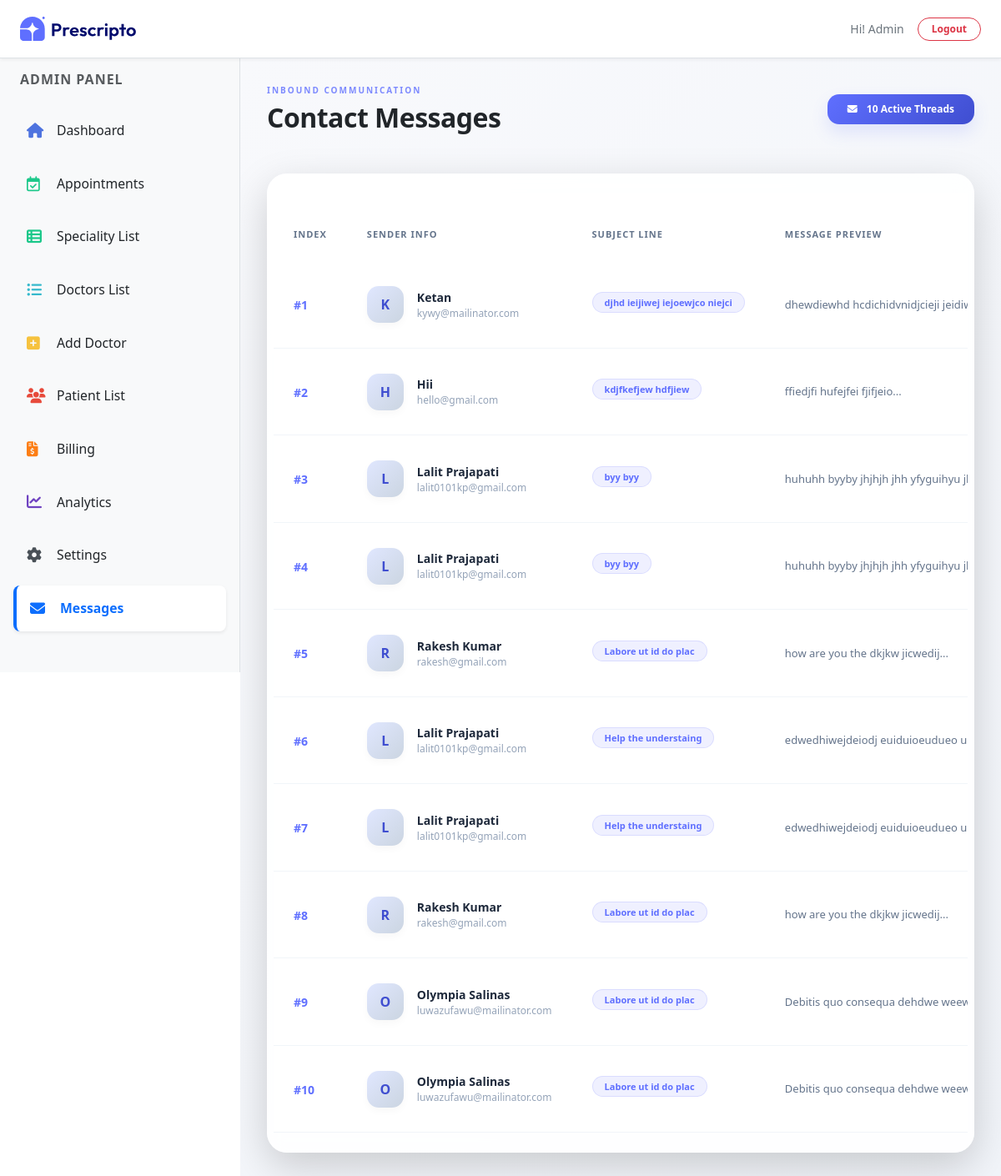
Page /dash_admin/messages_contact/ (signed in) on the committed database.
### appointment/models.py (models this page shows, shortened)
class Contact(models.Model):
    name = models.CharField(max_length=50)
    email = models.EmailField()
    subject = models.CharField(max_length=300)
    message = models.TextField()
    created_at = models.DateTimeField(auto_now_add=True, null=True, blank=True)

### appointment/views.py (the view)
# urls.py: path('dash_admin/messages_contact/', views.messages_contact, name='messages_contact'),
@login_required(login_url='/dash_login')
@staff_member_required
def messages_contact(request):
    contacts = Contact.objects.all().order_by('-id')
    context = {
        'contacts': contacts,
        'action': 'messages_contact',
        'role': 'admin',
    }
    return render(request, "dashboard/messages.html", context)

### templates/dashboard/messages.html (shortened to what this page needs)
{% extends "dashboard/layout.html" %}
{% load static %}
{% block contant %}
<div style="width: 100%; margin-top: 70px; margin-left: 18rem; min-height: 100vh; background: linear-gradient(135deg, #f8f9fc 0%, #f1f4f9 100%); padding: 2rem; transition: all 0.3s ease; overflow-x: hidden;">
    <div class="d-flex justify-content-between align-items-center mb-5" style="animation: slideDown 0.8s cubic-bezier(0.4, 0, 0.2, 1);">
        <div>
            <h6 style="color: #5f6fff; font-weight: 800; text-transform: uppercase; font-size: 10px; letter-spacing: 2px; margin-bottom: 0.5rem; opacity: 0.8;">Inbound Communication</h6>
            <h2 class="fw-bold text-dark m-0" style="letter-spacing: -0.5px;">Contact Messages</h2>
        </div>
        <div>
            <span class="badge" style="background: linear-gradient(135deg, #5f6fff, #3f4ed0); color: white; padding: 0.75rem 1.5rem; border-radius: 14px; font-weight: 600; box-shadow: 0 10px 20px rgba(95, 111, 255, 0.15);">
                <i class="fa-solid fa-envelope me-2"></i> {{ contacts|length|default:"0" }} Active Threads
            </span>
        </div>
    </div>
    <div class="card border-0 shadow-lg" style="background: rgba(255, 255, 255, 0.9); backdrop-filter: blur(10px); border-radius: 24px; overflow: hidden; animation: fadeInUp 0.9s ease-out; border: 1px solid rgba(255,255,255,0.8);">
        <div class="card-body px-2 py-4">
            {% if contacts %}
            <div class="table-responsive">
                <table class="table align-middle m-0" style="min-width: 1000px;">
                    <thead style="background-color: #f8fafc;">
                        <tr>
                            <th style="padding: 1.5rem; color: #64748b; font-size: 11px; text-transform: uppercase; letter-spacing: 1px; border: 0; font-weight: 700; width: 80px;">Index</th>
                            <th style="padding: 1.5rem; color: #64748b; font-size: 11px; text-transform: uppercase; letter-spacing: 1px; border: 0; font-weight: 700;">Sender Info</th>
                            <th style="padding: 1.5rem; color: #64748b; font-size: 11px; text-transform: uppercase; letter-spacing: 1px; border: 0; font-weight: 700; width: 220px;">Subject Line</th>
                            <th style="padding: 1.5rem; color: #64748b; font-size: 11px; text-transform: uppercase; letter-spacing: 1px; border: 0; font-weight: 700;">Message Preview</th>
                        </tr>
                    </thead>
                    <tbody>
                        {% for contact in contacts %}
                        <tr class="custom-row-style" style="transition: all 0.25s ease; border-bottom: 1px solid #f1f5f9;">
                            <td style="padding: 1.5rem;">
                                <span class="fw-bold" style="color: #5f6fff; font-size: 14px;">#{{ forloop.counter }}</span>
                            </td>
                            <td style="padding: 1.5rem;">
                                <div class="d-flex align-items-center gap-3">
                                    <div style="width: 44px; height: 44px; border-radius: 14px; background: linear-gradient(135deg, #e0e7ff 0%, #cbd5e1 100%); color: #3f4ed0; display: flex; align-items: center; justify-content: center; font-weight: 800; font-size: 16px; box-shadow: 0 4px 10px rgba(0,0,0,0.03);">
                                        {{ contact.name|slice:":1"|upper }}
                                    </div>
                                    <div>
                                        <div style="font-weight: 700; color: #1e293b; font-size: 14px; text-transform: capitalize;">{{ contact.name }}</div>
                                        <div style="color: #94a3b8; font-size: 12px; font-weight: 500;">{{ contact.email }}</div>
                                    </div>
                                </div>
                            </td>
                            <td style="padding: 1.5rem;">
                                <span class="badge" style="background-color: rgba(95, 111, 255, 0.1); color: #5f6fff; font-size: 11px; font-weight: 700; padding: 6px 14px; border-radius: 20px; border: 1px solid rgba(95, 111, 255, 0.15); display: inline-block; max-width: 190px; overflow: hidden; text-overflow: ellipsis; white-space: nowrap;">
                                    {{ contact.subject|truncatechars:40 }}
                                </span>
                            </td>
                            <td style="padding: 1.5rem;">
                                <div style="max-width: 320px; color: #64748b; font-size: 13px; line-height: 1.6; white-space: nowrap; overflow: hidden; text-overflow: ellipsis;" title="{{ contact.message }}">
                                    {{ contact.message|truncatechars:40 }}...
                                </div>
                            </td>
                        </tr>
                        {% endfor %}
                    </tbody>
                </table>
            </div>
            {% endif %}
        </div>
    </div>
</div>
{% endblock %}

### templates/dashboard/layout.html (shortened to what this page needs)
<!DOCTYPE html>
<html lang="en">
<head>
    <link href="https://cdn.jsdelivr.net/npm/bootstrap@5.3.3/dist/css/bootstrap.min.css" rel="stylesheet" />
    <link href="https://cdnjs.cloudflare.com/ajax/libs/font-awesome/5.15.3/css/all.min.css" rel="stylesheet" />
    <link rel="stylesheet" href="https://cdnjs.cloudflare.com/ajax/libs/font-awesome/6.7.2/css/all.min.css" />
    <link href="https://unpkg.com/aos@2.3.4/dist/aos.css" rel="stylesheet">
</head>
    {% load static %}
    <body>
        <header class="d-flex justify-content-between align-items-center border-bottom bg-white px-4"
                style="height: 70px; position: fixed; top: 0; width: 100%; z-index: 1050; box-shadow: 0 2px 4px rgba(0,0,0,0.05);">
            <div class="d-flex align-items-center">
                <a href="{% url 'dash_admin' %}">
                    <img src="{% static 'assets/assets_frontend/logo.svg' %}" alt="Logo" style="width: 140px;">
                </a>
            </div>
            <div class="d-flex align-items-center gap-3 text-secondary small">
                {% if role == 'admin' %}
                    <span class="text-capitalize fw-medium">Hi! {{ request.session.username }}</span>
                {% else %}
                    <span class="fw-medium">Hi! {{ doctor.name }}</span>
                {% endif %}
                <a href="{% url 'dash_logout' %}" class="btn btn-outline-danger btn-sm rounded-pill px-3 py-1 fw-bold" style="font-size: 12px;">Logout</a>
            </div>
        </header>
        <main class="d-flex" style="min-height: calc(100vh - 64px);">
            {% if role == 'admin' %}
                <nav id="sidebar" class="border-end bg-light p-3 pb-5"
                    style="width: 18rem; height: calc(100vh - 64px); position: fixed; top: 70px; left: 0; z-index: 1000; overflow-y: auto;">
                    <div class="mb-4 ps-2">
                        <h6 class="text-uppercase text-muted fw-bold" style="letter-spacing: 1px; font-size: 1rem;">Admin Panel</h6>
                    </div>
                    <a href="{% url 'dash_admin' %}"
                    class="nav-link d-flex align-items-center gap-3 p-3 rounded-3 mb-2 {% if action == 'admin' %}bg-white shadow-sm border-start border-4 border-primary fw-bold text-primary{% else %}text-dark{% endif %}"
                    style="transition: 0.3s; font-size: 18px; text-decoration: none;">
                        <i class="fa-solid fa-house" style="color: #4e73df; width: 20px;"></i>
                        <span class="small">Dashboard</span>
                    </a>
                    <a href="{% url 'appointments' %}"
                    class="nav-link d-flex align-items-center gap-3 p-3 rounded-3 mb-2 {% if action == 'appointments' %}bg-white shadow-sm border-start border-4 border-success fw-bold text-success{% else %}text-dark{% endif %}"
                    style="transition: 0.3s; font-size: 18px; text-decoration: none;">
                        <i class="fa-regular fa-calendar-check" style="color: #1cc88a; width: 20px;"></i>
                        <span class="small">Appointments</span>
                    </a>
                    <a href="{% url 'speciality_list' %}"
                    class="nav-link d-flex align-items-center gap-3 p-3 rounded-3 mb-2 {% if action == 'speciality_list' %}bg-white shadow-sm border-start border-4 border-success fw-bold text-success{% else %}text-dark{% endif %}"
                    style="transition: 0.3s; font-size: 18px; text-decoration: none;">
                        <i class="fas fa-th-list" style="color: #1cc88a; width: 20px;"></i>
                        <span class="small">Speciality List</span>
                    </a>
                    <a href="{% url 'doctor_list' %}"
                    class="nav-link d-flex align-items-center gap-3 p-3 rounded-3 mb-2 {% if action == 'doctor_list' %}bg-white shadow-sm border-start border-4 border-info fw-bold text-info{% else %}text-dark{% endif %}"
                    style="transition: 0.3s; font-size: 18px; text-decoration: none;">
                        <i class="fas fa-list-ul" style="color: #36b9cc; width: 20px;"></i>
                        <span class="small">Doctors List</span>
                    </a>
                    <a href="{% url 'add_doctor' %}"
                    class="nav-link d-flex align-items-center gap-3 p-3 rounded-3 mb-2 {% if action == 'add_doctor' %}bg-white shadow-sm border-start border-4 border-warning fw-bold text-warning{% else %}text-dark{% endif %}"
                    style="transition: 0.3s; font-size: 18px; text-decoration: none;">
                        <i class="fas fa-plus-square" style="color: #f6c23e; width: 20px;"></i>
                        <span class="small">Add Doctor</span>
                    </a>
                    <a href="{% url 'patient_list' %}"
                    class="nav-link d-flex align-items-center gap-3 p-3 rounded-3 mb-2 {% if action == 'patient_list' %}bg-white shadow-sm border-start border-4 border-danger fw-bold text-danger{% else %}text-dark{% endif %}"
                    style="transition: 0.3s; font-size: 18px; text-decoration: none;">
                        <i class="fa-solid fa-users" style="color: #e74a3b; width: 20px;"></i>
                        <span class="small">Patient List</span>
                    </a>
                    <a href="{% url 'billing' %}"
                    class="nav-link d-flex align-items-center gap-3 p-3 rounded-3 mb-2 {% if action == 'billing' %}bg-white shadow-sm border-start border-4 border-secondary fw-bold text-secondary{% else %}text-dark{% endif %}"
                    style="transition: 0.3s; font-size: 18px; text-decoration: none;">
                        <i class="fa-solid fa-file-invoice-dollar" style="color: #fd7e14; width: 20px;"></i>
                        <span class="small">Billing</span>
                    </a>
                    <a href="{% url 'analytics' %}"
                    class="nav-link d-flex align-items-center gap-3 p-3 rounded-3 mb-2 {% if action == 'analytics' %}bg-white shadow-sm border-start border-4 border-dark fw-bold text-dark{% else %}text-dark{% endif %}"
                    style="transition: 0.3s; font-size: 18px; text-decoration: none;">
                        <i class="fa-solid fa-chart-line" style="color: #6f42c1; width: 20px;"></i>
                        <span class="small">Analytics</span>
                    </a>
                    <a href="{% url 'settings' %}"
                    class="nav-link d-flex align-items-center gap-3 p-3 rounded-3 mb-2 {% if action == 'settings' %}bg-white shadow-sm border-start border-4 border-secondary fw-bold text-secondary{% else %}text-dark{% endif %}"
                    style="transition: 0.3s; font-size: 18px; text-decoration: none;">
                        <i class="fa-solid fa-gear" style="color: #495057; width: 20px;"></i>
                        <span class="small">Settings</span>
                    </a>
                    <a href="{% url 'messages_contact' %}"
                    class="nav-link d-flex align-items-center gap-3 p-3 rounded-3 mb-2 {% if action == 'messages_contact' %}bg-white shadow-sm border-start border-4 border-primary fw-bold text-primary{% else %}text-dark{% endif %}"
                    style="transition: 0.3s; font-size: 18px; text-decoration: none;">
                        <i class="fa-solid fa-envelope" style="color: #0d6efd; width: 20px;"></i>
                        <span class="small">Messages</span>
                    </a>
                </nav>
            {% endif %}
            {% block contant %}
            {% endblock %}
        </main>
    </body>
</html>

### rows in the picture
Contact: name "K", name "Ketan", email "kywy@mailinator.com", subject "djhd ieijiwej iejoewjco niejci", message "dhewdiewhd hcdichidvnidjcieji…"
Contact: name "H", name "Hii", email "hello@gmail.com", subject "kdjfkefjew hdfjiew", message "ffiedjfi hufejfei fjifjeio"
Contact: name "L", name "Lalit Prajapati", email "lalit0101kp@gmail.com", subject "byy byy", message "huhuhh byyby jhjhjh jhh yfyguihyu…"
Contact: name "L", name "Lalit Prajapati", email "lalit0101kp@gmail.com", subject "byy byy", message "huhuhh byyby jhjhjh jhh yfyguihyu…"
Contact: name "R", name "Rakesh Kumar", email "rakesh@gmail.com", subject "Labore ut id do plac", message "how are you the dkjkw jicwedij"
Contact: name "L", name "Lalit Prajapati", email "lalit0101kp@gmail.com", subject "Help the understaing", message "edwedhiwejdeiodj euiduioeudueo…"
Contact: name "L", name "Lalit Prajapati", email "lalit0101kp@gmail.com", subject "Help the understaing", message "edwedhiwejdeiodj euiduioeudueo…"
Contact: name "R", name "Rakesh Kumar", email "rakesh@gmail.com", subject "Labore ut id do plac", message "how are you the dkjkw jicwedij"
Contact: name "O", name "Olympia Salinas", email "luwazufawu@mailinator.com", subject "Labore ut id do plac", message "Debitis quo consequa dehdwe…"
Contact: name "O", name "Olympia Salinas", email "luwazufawu@mailinator.com", subject "Labore ut id do plac", message "Debitis quo consequa dehdwe…"

### other values in the picture
{{ request.session.username }} "Admin"
{{ contacts|length|default:"0" }} "10"
